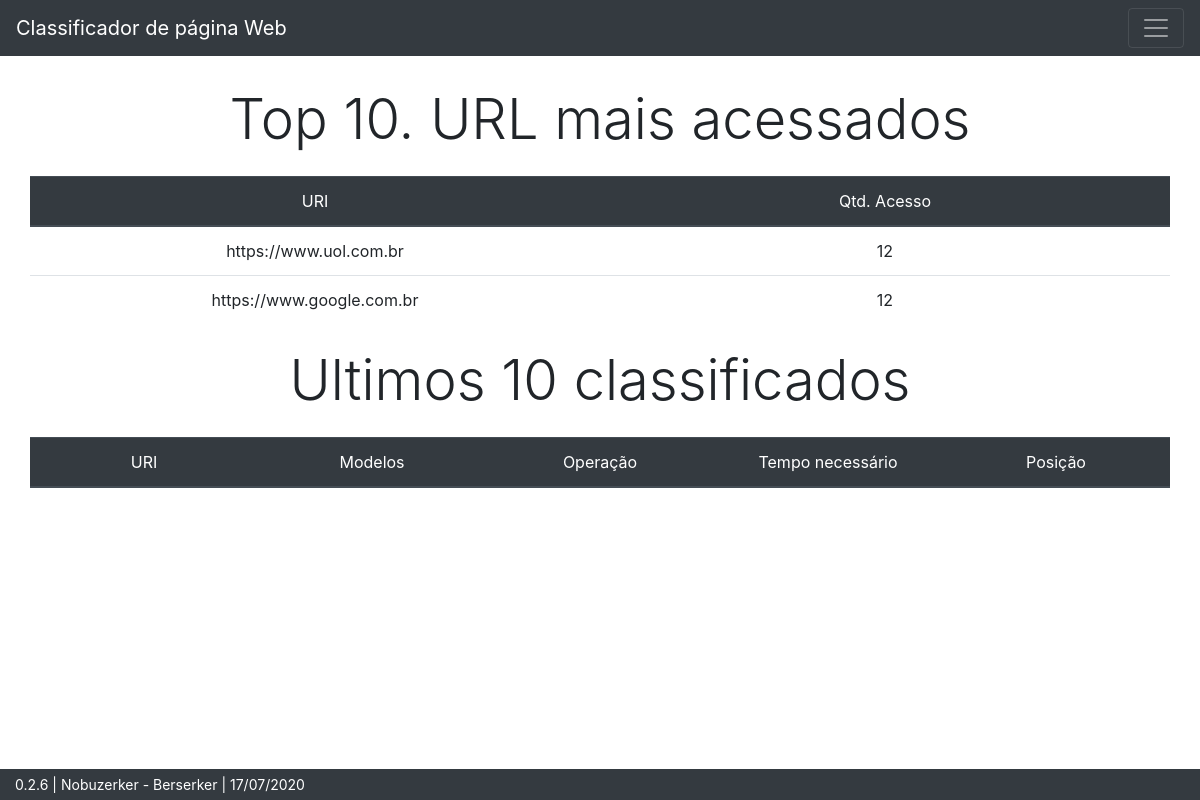
The page / on the database its author committed.
### tables this page shows
CREATE TABLE dominios (
            ids INTEGER NOT NULL PRIMARY KEY AUTOINCREMENT,
            dominios TEXT(10000) NOT NULL,
            Qtd INTEGER NOT NULL
        );

### python/app.py (the view, shortened to what this page needs)
@app.route("/index")
@app.route("/")
def index():
    try:
        sqlite_funcoes.criar_banco()
        dominios = sqlite_funcoes.select_count_domain()
        classificados = sqlite_funcoes.select_count_classificados()
        aprovacoes = sqlite_funcoes.select_count_classificados_somente_id()
        saida_aprovados = []
        classificados = funcoes_gerais.zip_arrays(classificados, saida_aprovados)
        return render_template("index.html", versao=versao, css=css, js=js, titulo="Index - Página principal", icone=icone, links_menu=links_menu, dominios=dominios, classificados=classificados)
    except:
        funcoes_gerais.registrar_log_erros("Erro ao entrar no index")
        return redirect(url_for("erro"))

### python/funcoes_gerais.py (called while the page is built)
def zip_arrays(entrada1, entrada2):
    return zip(entrada1, entrada2)

### python/sqlite_funcoes.py (called while the page is built)
def contactar_banco():
    try:
        return sqlite3.connect(banco)
    except:
        funcoes_gerais.registrar_log_erros("Nao foi possivel conectar ao banco")
        contactar_banco()

def select_banco_sem_parametros(entrada):
    try:
        conn = contactar_banco()
        cursor = conn.cursor()
        saida = cursor.execute(entrada).fetchall()
        conn.commit()
        conn.close()
        return saida
    except:
        funcoes_gerais.registrar_log_erros("Select sem entradas falhou")

def select_count_classificados_somente_id():
    return select_banco_sem_parametros("""select Id_modelos from classificados order by ids desc limit 10;""")

def select_count_domain():
    return select_banco_sem_parametros("""select dominios, Qtd from dominios order by Qtd desc limit 10;""")

def select_count_classificados():
    return select_banco_sem_parametros("""select Uri, Id_modelos, Tipo_analise_modelo, Tempo_medio_operacao, Semente_necessaria, Aprovacao from classificados order by ids desc limit 10;""")

### templates/index.html (shortened to what this page needs)
<!DOCTYPE html>
<html>
    <head>
        {% for i in css %}
            <link rel="stylesheet" href="{{ i }}">
        {% endfor %}
    </head>
    <body>
        <nav class="navbar navbar-dark bg-dark">
            <a class="navbar-brand" href="./">Classificador de página Web</a>
            <button class="navbar-toggler" type="button" data-toggle="collapse" data-target="#navbarNavDropdown" aria-controls="navbarNavDropdown" aria-expanded="false" aria-label="Toggle navigation">
                <span class="navbar-toggler-icon"></span>
            </button>
        </nav>
        <div class="container-pagina">
            <h1 class="display-4">Top 10. URL mais acessados</h1>
            <table class="table">
              <thead class="thead-dark">
                <tr>
                  <th scope="col">URI</th>
                  <th scope="col">Qtd. Acesso</th>
                </tr>
              </thead>
                <tbody>
                {% for i in dominios %}
                    <tr>
                        <td>{{ i[0] }}</td>
                        <td scope="row">{{ i[1] }}</td>
                    </tr>
                {% endfor %}
            </table>
            <h1 class="display-4">Ultimos 10 classificados</h1>
            <table class="table">
              <thead class="thead-dark">
                <tr>
                  <th scope="col">URI</th>
                  <th scope="col">Modelos</th>
                  <th scope="col">Operação</th>
                  <th scope="col">Tempo necessário</th>
                  <th scope="col">Posição</th>
                </tr>
              </thead>
            </table>
        </div>
    <footer class="bg-dark navbar-brand footer">
        <div class="container">
            <p>{{ versao }}</p>
        </div>
    </footer>
    </body>
</html>

### Static/css/css_pessoal.css (style rules this page uses)
.navbar { position: inherit !important; width: 100%; }
.container-pagina { margin: auto; margin: 2.5% !important; margin-bottom: 6% !important; }
.display-4 { text-align: center; margin-top: 2%; margin-bottom: 2%; }
table { text-align: center; table-layout: fixed; word-break: break-all; margin-bottom: 0px !important; }
footer p { margin: 0px !important; font-size: 14px; color: white; }
footer .container { margin: 0px !important; }
footer { position: fixed !important; bottom: 0px !important; margin: 0px !important; width: 100% !important; }

### rows shown on the page
dominios: dominios "https://www.uol.com.br", Qtd "12"
dominios: dominios "https://www.google.com.br", Qtd "12"

### other values the page prints
{{ versao }} "0.2.6 | Nobuzerker - Berserker | 17/07/2020"
